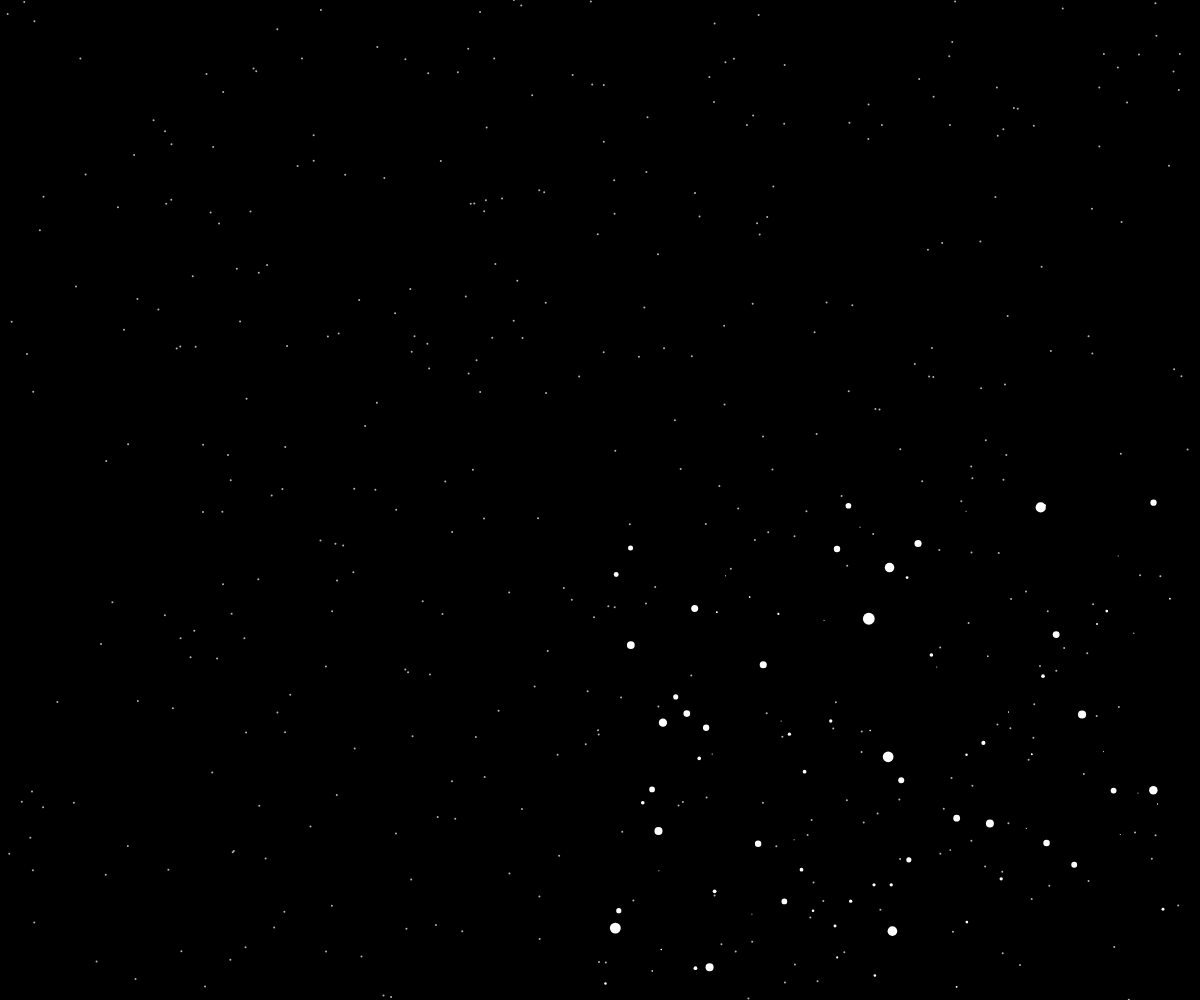
Frame 1 (no input)
Frame 60 (no input): identical to frame 1, image omitted
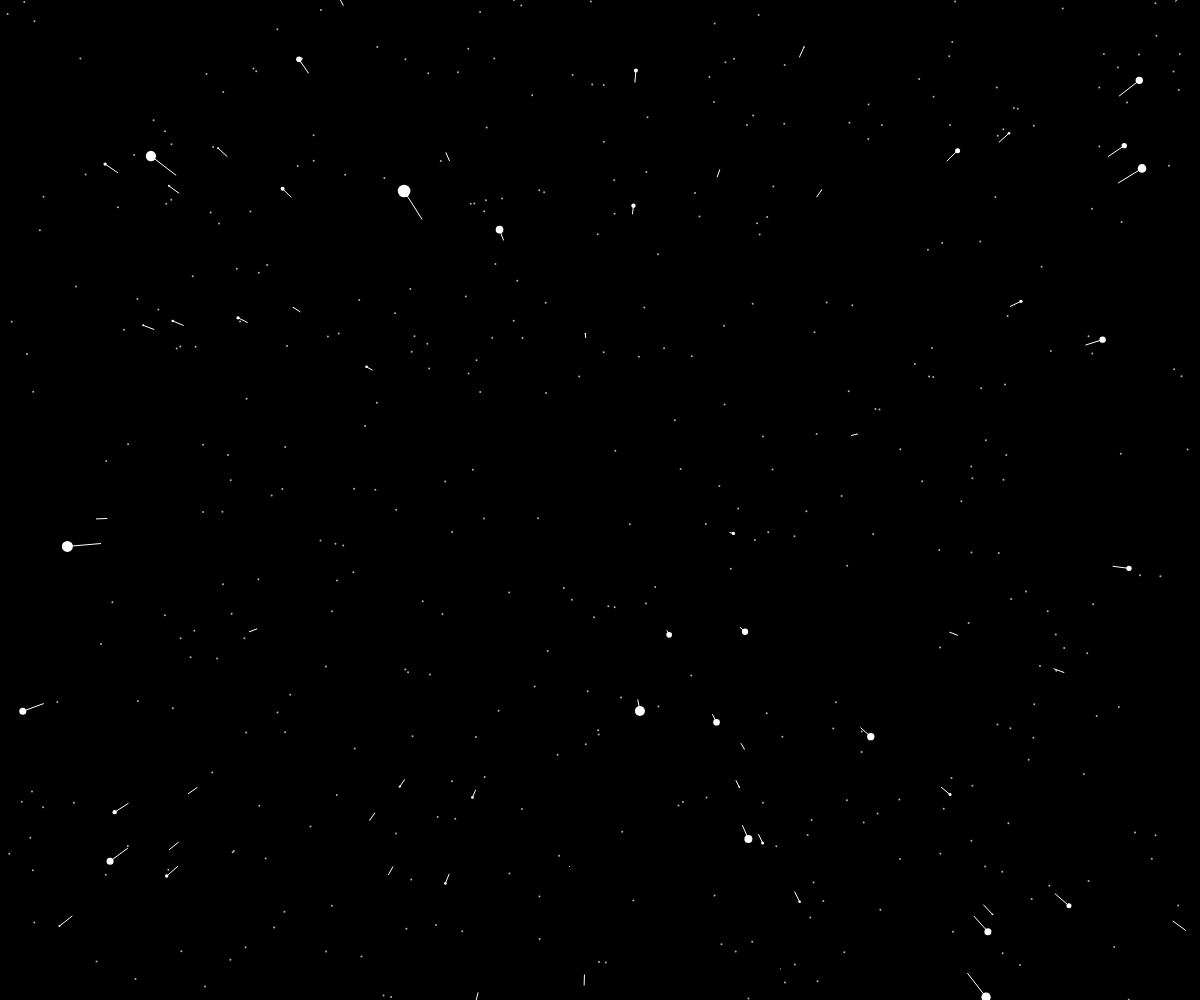
Frame 120 (the mouse pressed at the canvas centre since frame 60)

The p5.js sketch that drew these frames (run headless with seeded random() and noise() and a simulated clock; from frame 60 on, the mouse is pressed at the canvas centre):

// p5.js sketch
// ── sketch.js
var stars = [];

var speed;

var backgroundstarsX = [];
var backgroundstarsY = [];

function setup() {
  createCanvas(innerWidth, innerHeight);
  for (var i = 0; i < 800; i++) {
    stars[i] = new Star();
  }

  for (let i = 0; i < 400; i++) {
    for (let j = 0; j < 400; j++) {
      let x = random(0, innerWidth);
      let y = random(0, innerHeight);
      backgroundstarsX.push([x]);
      backgroundstarsY.push([y]);
    }
  }

}

function draw() {

  speed = map(mouseX, 0, width, 0, 50);
  background(0);
  for (let j = 0; j < 400; j++) {
    fill(180);
    noStroke();
    ellipse(backgroundstarsX[j], backgroundstarsY[j], 2);
  }
  translate(width / 2, height / 2);
  for (var i = 0; i < stars.length; i++) {
    stars[i].update();
    stars[i].show();
  }
}

// ── starfield.js
function Star() {
  this.x = random(0, innerWidth);
  this.y = random(0, innerHeight);
  this.z = random(0, innerWidth);
  this.pz = this.z;

  this.update = function () {
    this.z = this.z - speed;
    if (this.z < 1) {
      this.z = width;
      this.x = random(-width, width);
      this.y = random(-height, height);
      this.pz = this.z;
    }
  }

  this.show = function () {
    fill(255);
    noStroke();

    var sx = map(this.x / this.z, 0, 1, 0, width);
    var sy = map(this.y / this.z, 0, 1, 0, height);

    var r = map(this.z, 0, width, 16, 0);
    ellipse(sx, sy, r, r);

    var px = map(this.x / this.pz, 0, 1, 0, width);
    var py = map(this.y / this.pz, 0, 1, 0, height);

    this.pz = this.z;

    stroke(255);
    line(px, py, sx, sy);

  }
}
